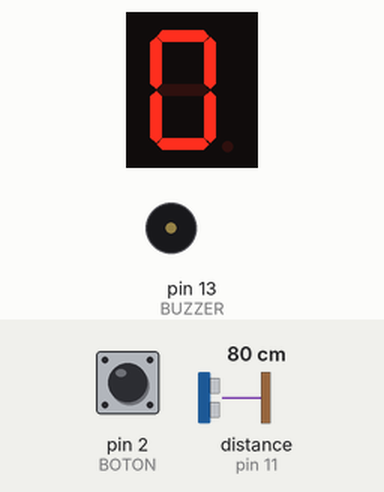
Bench run of a sketch on a simulated Arduino Uno, built with avr-gcc and run on an emulated ATmega328P. Parts: 1-digit seven-segment display, buzzer (waves = sounding, pin HIGH). Wiring (inferred from the names in the program): ultrasonic range finder: trigger pin 12; echo pin 11; 1-digit 7-segment display, segments lit when HIGH: segments pin 5, pin 4, pin 8, pin 9, pin 10, pin 6, pin 7. The test bench sets the inputs (shaded band); at power-on: pin 2 (BOTON) HIGH, distance to the obstacle (sensor on pin 11) 80 cm. The echo pulse lasts 58.3 µs per cm; the segment pins are drawn as the display they are named for; pins used as bus, display or sensor lines are not drawn.

Above: at 1.8 s.
1.9 s: pin 2 (BOTON) pulled LOW for 1.2 s
At 3.2 s:
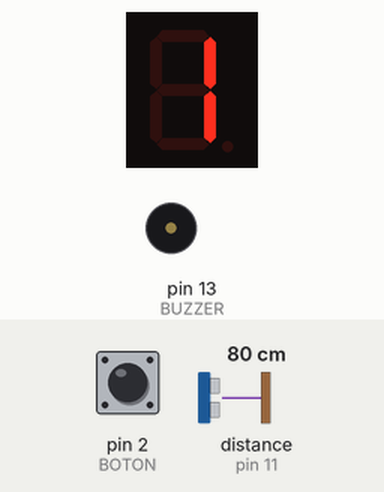
4.6 s: pin 2 (BOTON) pulled LOW for 1.2 s
At 5.2 s:
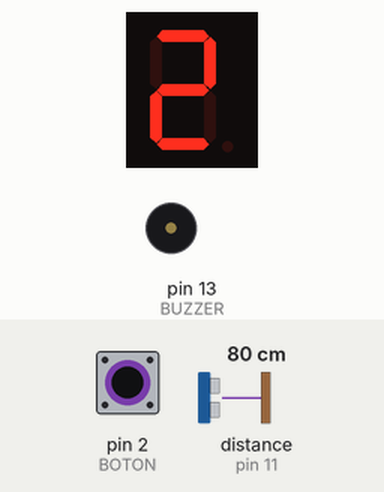
7.3 s: distance to the obstacle (sensor on pin 11) set to 4 cm
11.2 s: distance to the obstacle (sensor on pin 11) set to 2 cm
At 15.0 s:
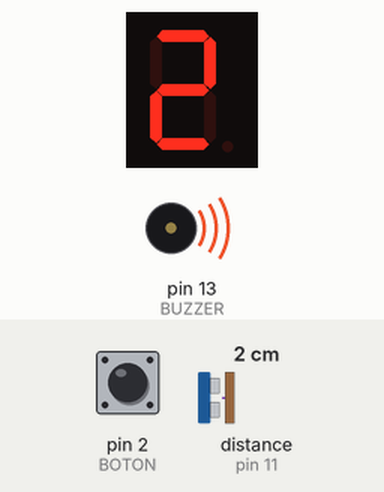
15.3 s: pin 2 (BOTON) pulled LOW for 3.2 s
At 15.8 s:
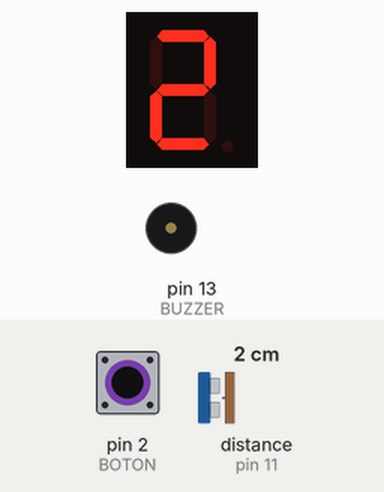
Timing chart, 0 to 19.6 s (numbered marks = the images above; inputs shaded):
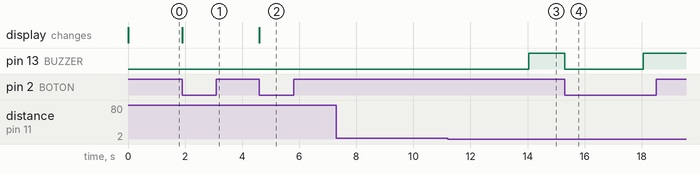

The sketch:

alarma_lavarropas.ino
```cpp
/*
 * Mide la distancia entre el nivel de agua y el desagote del lavarropas en la pileta de lavar los platos
 * Si la distnacia es menor a cierto valor en cm suena la alarma
 * Los valores limite en cm varian de 0 a 9 cm y se setean con un pulsador. Dicho valor aparece en un display de 7 segmentos
 */
#define EchoPin 11
#define TriggerPin 12
#define BUZZER 13
#define BOTON 2
#define segA 5
#define segB 4
#define segC 8
#define segD 9
#define segE 10
#define segF 6
#define segG 7
#define umbralAntirebote 200
volatile int conta = 0;//limite en cm
volatile bool sonando = false;
long startTime = 0;
int contaPeligro = 0;

void setup() {
   //Serial.begin(9600);
   pinMode(TriggerPin, OUTPUT);
   pinMode(EchoPin, INPUT);
   pinMode(BOTON, INPUT_PULLUP);//resistor de pull-up para entrada del pulsador
   pinMode(BUZZER, OUTPUT);
//segmentos del display 7seg
   pinMode(segA, OUTPUT);
   pinMode(segB, OUTPUT);
   pinMode(segC, OUTPUT);
   pinMode(segD, OUTPUT);
   pinMode(segE, OUTPUT);
   pinMode(segF, OUTPUT);
   pinMode(segG, OUTPUT);
   attachInterrupt(digitalPinToInterrupt(BOTON), ISR_boton, FALLING);//Interrup por flanco descendente
}

void loop() {
    int distancia = ping();
    //Serial.print("Distancia: ");
    //Serial.println(distancia);
    if(distancia<=conta){
      contaPeligro++;
      if(contaPeligro>=3){//si 3 mediciones seguidas supera el umbral, suena la alarma
        sonarAlarma();
      }
    }else{
      contaPeligro=0;
    }
    mostrarNum(conta);
    delay(1000);
}
void sonarAlarma(){
  digitalWrite(BUZZER,HIGH);
  sonando=true;
}
/*
 * Funcion que calcula y devuelve la distancia en cm mediante el uso del sensor ultrasonico
 */
int ping() {
   float duration, distanceCm;
   int distanciaInt;
   digitalWrite(TriggerPin, LOW);  //para generar un pulso limpio ponemos a LOW 4us
   delayMicroseconds(4);
   digitalWrite(TriggerPin, HIGH);  //generamos Trigger (disparo) de 10us
   delayMicroseconds(10);
   digitalWrite(TriggerPin, LOW);
   duration = pulseIn(EchoPin, HIGH);  //medimos el tiempo entre pulsos, en microsegundos
   distanceCm = duration * 10 / 292/ 2;   //convertimos a distancia, en cm
  // Serial.print("distancia sin truncar:");
  // Serial.println(distanceCm);
   distanciaInt=(int)distanceCm;
   if((distanceCm-distanciaInt)<0.5){
      return (int)distanceCm;//truncamos
   }else{
      return ((int)distanceCm+1);//redondeo para arriba
   }

}
/*
 * Muestra en un display de 7 segmentos el numero indicado
 */
void mostrarNum(int num){
  switch(num){
    case 0:
      display(1,1,1,1,1,1,0);
      break;
    case 1:
      display(0,1,1,0,0,0,0);
      break;
    case 2:
      display(1,1,0,1,1,0,1);
      break;
    case 3:
      display(1,1,1,1,0,0,1);
      break;
    case 4:
      display(0,1,1,0,0,1,1);
      break;
    case 5:
      display(1,0,1,1,0,1,1);
      break;
    case 6:
      display(1,0,1,1,1,1,1);
      break;
    case 7:
      display(1,1,1,0,0,0,0);
      break;
    case 8:
      display(1,1,1,1,1,1,1);
      break;
    case 9:
      display(1,1,1,0,0,1,1);
      break;
   default:
      display(0,0,0,0,0,0,0);
  }
}
void display(int a, int b, int c, int d, int e, int f, int g){
  digitalWrite (segA,a);
  digitalWrite (segB,b);
  digitalWrite (segC,c);
  digitalWrite (segD,d);
  digitalWrite (segE,e);
  digitalWrite (segF,f);
  digitalWrite (segG,g);
}
/*
 * Rutina de servicio de interrupcion del boton, sirve para apagar la alarma y para setear el umbral de 0 a 9
 */
void ISR_boton(){
if(millis() - startTime > umbralAntirebote){
      if(sonando){
        digitalWrite(BUZZER,LOW);//si esta sonando, el boton solo apaga la alarma, no incrementa conta
        sonando=false;
      }else{
        conta++;
        if(conta==10){
          conta=0;
        }
      }
      contaPeligro=0;
      startTime = millis();
      mostrarNum(conta);
   }
}
```

Measured:
- the behaviour switches between 3 and 2 cm on distance to the obstacle (sensor on pin 11) (found by bisection; images 2 and 3)
- after the input at 1.9 s, the display: changes at once (image 1)
- after the input at 4.6 s, the display: changes at once (image 2)
- after the input at 7.3 s, every drawn part: stays the same
- after the input at 11.2 s, pin 13 (BUZZER): LOW → HIGH after 2.8 s
- after the input at 15.3 s, pin 13 (BUZZER): HIGH → LOW at once, → HIGH 2.8 s later
